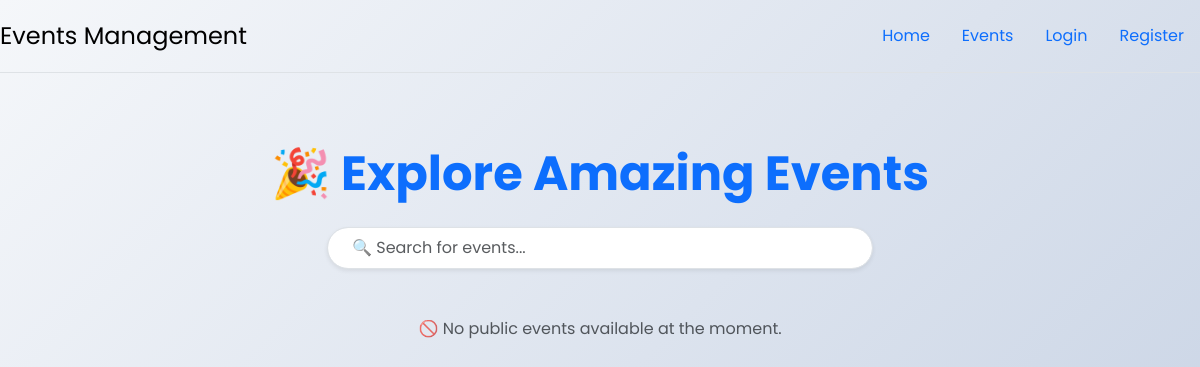
Before: / with the older database file.
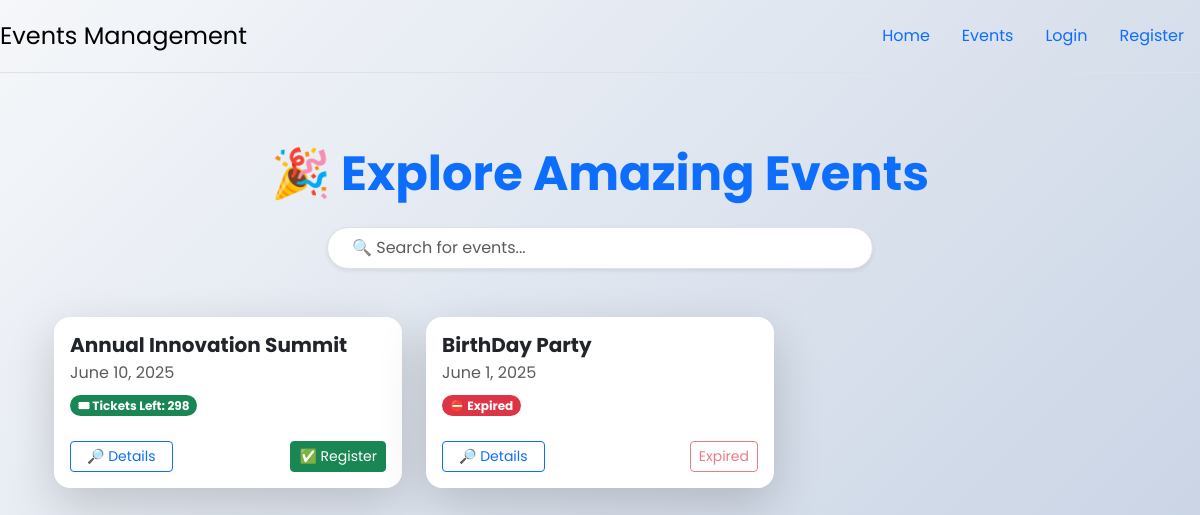
After: the same page with the newer database file.
### events/models.py (models this page shows, shortened)
class Event(models.Model):
    EVENT_STATUS_CHOICES = [
        ('upcoming', 'upcoming'),
        ('ongoing', 'ongoing'),
        ('completed', 'completed')
    ]
    name = models.CharField(max_length=100)
    description = models.TextField()
    date = models.DateField()
    start_time = models.TimeField()
    end_time = models.TimeField()
    is_public = models.BooleanField(default=False)
    location = models.CharField(max_length=100, blank=True, null=True)
    max_participants = models.PositiveIntegerField()
    organizer = models.ForeignKey(
        User, on_delete=models.CASCADE, related_name='organized_events')
    venue = models.ForeignKey(
        Venue, on_delete=models.CASCADE, related_name='events')
    pub_date = models.TimeField(default=now)
    status = models.CharField(
        max_length=10, choices=EVENT_STATUS_CHOICES, default="upcoming")
    def get_remaining_tickets(self):
        tickets = self.tickets.count()
        return max(0, self.max_participants - tickets)

### events/views.py (the view)
# urls.py: path("", views.IndexView.as_view(), name="index"),
class IndexView(generic.ListView):
    template_name = "events/index.html"
    context_object_name = "events"
    def get_queryset(self):
        query = self.request.GET.get("q")
        if query:
            return Event.objects.filter(is_public=True, name__icontains=query).order_by("-pub_date")
        else:
            return Event.objects.filter(is_public=True).order_by("-pub_date")
    def get_context_data(self, **kwargs):
        context = super().get_context_data(**kwargs)
        context['today'] = timezone.now().date()
        return context

### events/templates/events/index.html (shortened to what this page needs)
{% extends "events/base.html" %}
{% block content %}
<div class="container mt-4">
    <h1 class="text-center mb-4 fw-bold text-primary display-5">🎉 Explore Amazing Events</h1>
    <form method="GET" action="{% url 'index' %}" class="mb-5 d-flex justify-content-center">
        <input type="search" name="q" id="q" class="form-control w-50 shadow-sm rounded-pill px-4 py-2" placeholder="🔍 Search for events..." aria-label="Search">
    </form>
    <div class="row">
        {% for event in events %}
            <div class="col-md-6 col-lg-4 mb-4">
                <div class="card border-0 shadow-lg h-100 rounded-4">
                    <div class="card-body d-flex flex-column justify-content-between">
                        <div>
                            <h5 class="card-title fw-bold text-dark">{{ event.name }}</h5>
                            <p class="card-subtitle text-muted mb-2">{{ event.date }}</p>
                            {% if event.date < today %}
                                <span class="badge bg-danger rounded-pill">⛔ Expired</span>
                            {% else %}
                                <span class="badge bg-success rounded-pill">🎟 Tickets Left: {{ event.get_remaining_tickets }}</span>
                            {% endif %}
                        </div>
                        <div class="mt-4 d-flex justify-content-between">
                            <a href="{% url 'details' event.id %}" class="btn btn-outline-primary btn-sm px-3">🔎 Details</a>
                            <form action="{% url 'buy-ticket' event.id %}" method="POST" class="d-inline">
                                {% if event.date < today %}
                                    <button type="button" class="btn btn-outline-danger btn-sm" disabled>Expired</button>
                                {% elif event.get_remaining_tickets > 0 %}
                                    <button type="submit" class="btn btn-success btn-sm">✅ Register</button>
                                {% else %}
                                    <button type="button" class="btn btn-secondary btn-sm" disabled>Sold Out</button>
                                {% endif %}
                            </form>
                        </div>
                    </div>
                </div>
            </div>
        {% empty %}
            <p class="text-center text-muted">🚫 No public events available at the moment.</p>
        {% endfor %}
    </div>
</div>
{% endblock %}

### events/templates/events/base.html (shortened to what this page needs)
<!DOCTYPE html>
{% load static %}
<html lang="en">
  <head>
    <link
      href="https://cdn.jsdelivr.net/npm/bootstrap@5.3.3/dist/css/bootstrap.min.css"
      rel="stylesheet"
    />
  </head>
  <body>
    {% include "events/components/navbar.html" with reviews=reviews %}
    <div class="container py-4">
      {% block content %}{% endblock %}
    </div>
  </body>
</html>

### events/templates/events/components/navbar.html
<header class="d-flex flex-wrap justify-content-center py-3 mb-4 border-bottom">
  <a
    href="/"
    class="d-flex align-items-center mb-3 mb-md-0 me-md-auto link-body-emphasis text-decoration-none"
  >
    <span class="fs-4">Events Management</span>
  </a>
  <ul class="nav nav-pills">
    {% if user.is_authenticated %}
    <li class="nav-item"><a href="/" class="nav-link">Events</a></li>
     <li class="nav-item"><a href="/dash" class="nav-link">Dashboard</a></li>
    <li class="nav-item"><a href="/profile" class="nav-link">Profile</a></li>
    <li class="nav-item"><a href="/logout" class="nav-link">Logout</a></li>
    {% else %}
    <li class="nav-item">
      <a href="/" class="nav-link">Home</a>
    </li>
    <li class="nav-item"><a href="/" class="nav-link">Events</a></li>
    <li class="nav-item"><a href="/login" class="nav-link">Login</a></li>
    <li class="nav-item"><a href="/register" class="nav-link">Register</a></li>
{% endif %}
  </ul>
</header>

### events/templates/events/base.html (style rules this page uses)
body { font-family: 'Poppins', sans-serif; background: linear-gradient(135deg, #f5f7fa, #c3cfe2); min-height: 100vh; }

Changed rows visible on the page:
added Event: name "Annual Innovation Summit", date "June 10, 2025", get_remaining_tickets "298", shows "✅ Register"
added Event: name "BirthDay Party", date "June 1, 2025", shows "⛔ Expired"
Other visible differences:
text no longer shown: "🚫 No public events available at the moment."
